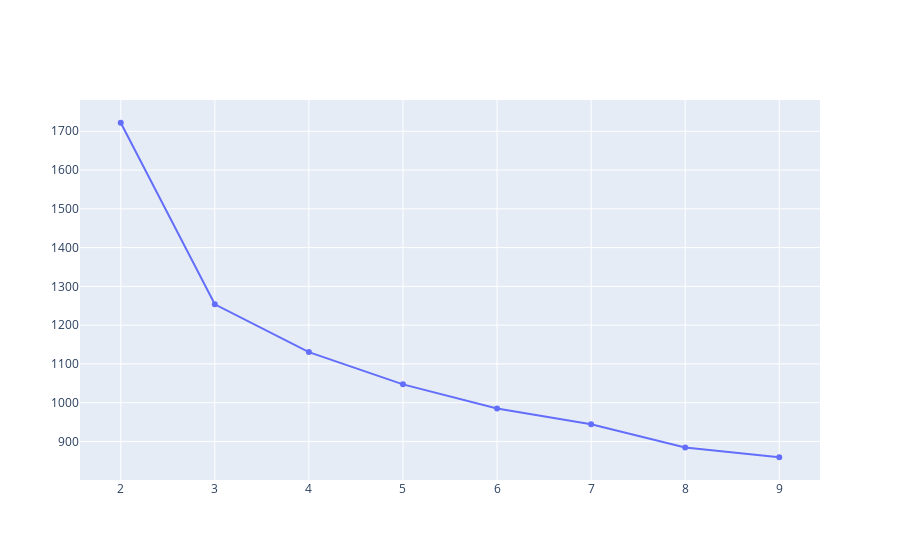

The code cell stored with this chart in its notebook:
### Code cell
# id number of appropriate clusters with Huang initialization method 
    ## (i.e., with Huang model selects the first k distinct objects from the dataset
    ## as the initial k-modes and then assign the most frequent categories equally to
    ## the initial k-modes)
costs = []
n_clusters = []
cat_cols = [0, 1, 2, 5, 6, 7]
for i in tqdm(range(2, 10)):
    try:
        kproto = KPrototypes(n_clusters=i, init='Huang', verbose=2)
        clusters = kproto.fit_predict(data, categorical=cat_cols)
        costs.append(kproto.cost_)
        n_clusters.append(i)
        #clusters_assigned.append(clusters)
    except:
        print(f"Can't cluster with {i} clusters")
fig = go.Figure(data=go.Scatter(x=n_clusters, y=costs))
fig.show()

### Figure 1 — Plotly figure (JSON) as saved in the notebook; plotly's stock layout.template omitted (floating-point values rounded to 4 significant figures)
{"data": [{"type": "scatter", "x": [2, 3, 4, 5, 6, 7, 8, 9], "y": [1722.0, 1254.0, 1130.0, 1047.0, 984.8, 944.2, 884.3, 859.2]}], "layout": {"autosize": true, "xaxis": {"autorange": true, "range": [1.529, 9.471], "type": "linear"}, "yaxis": {"autorange": true, "range": [796.0, 1785.0], "type": "linear"}}}
